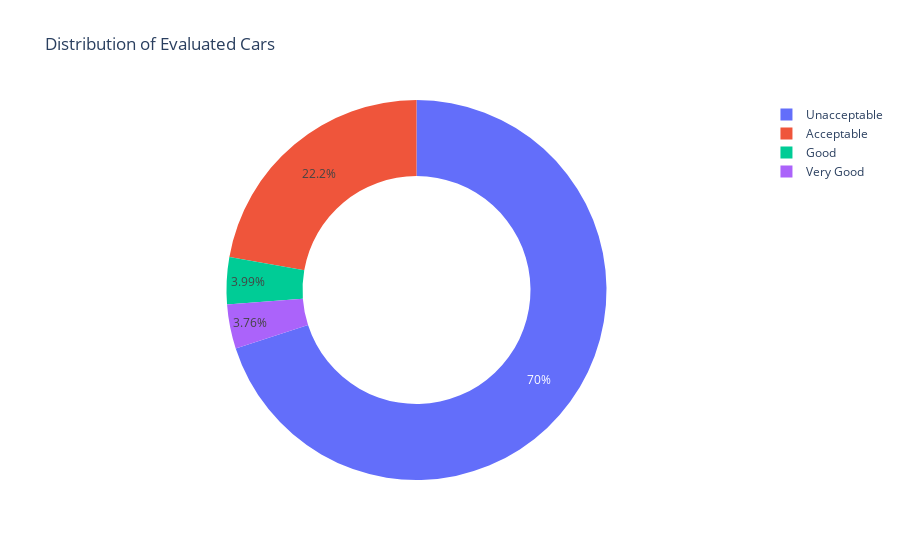

Notebook code cell kept with this figure:
### Code cell
fig = {
  "data": [
    {
      "values": [1210,384,69,65],
      "labels": [
        "Unacceptable",
        "Acceptable",
        "Good",
        "Very Good"
      ],
      "domain": {"column": 0},
      "name": "Car Evaluation",
      "hoverinfo":"label+percent+name",
      "hole": .6,
      "type": "pie"
    }],
  "layout": {
        "title":"Distribution of Evaluated Cars",
        "grid": {"rows": 1, "columns": 1},
        "annotations": [
            {
                "font": {
                    "size": 36
                },
                "showarrow": False,
                "text": "",
                "x": 0.5,
                "y": 0.5
            }
        ]
    }
}
py.iplot(fig, filename='cars_donut')

### Figure 1 — Plotly figure (JSON) as saved in the notebook; plotly's stock layout.template omitted (floating-point values rounded to 4 significant figures)
{"data": [{"domain": {"column": 0}, "hole": 0.6, "hoverinfo": "label+percent+name", "labels": ["Unacceptable", "Acceptable", "Good", "Very Good"], "name": "Car Evaluation", "values": [1210, 384, 69, 65], "type": "pie"}], "layout": {"annotations": [{"font": {"size": 36}, "showarrow": false, "text": "", "x": 0.5, "y": 0.5}], "grid": {"columns": 1, "rows": 1}, "title": {"text": "Distribution of Evaluated Cars"}}}
